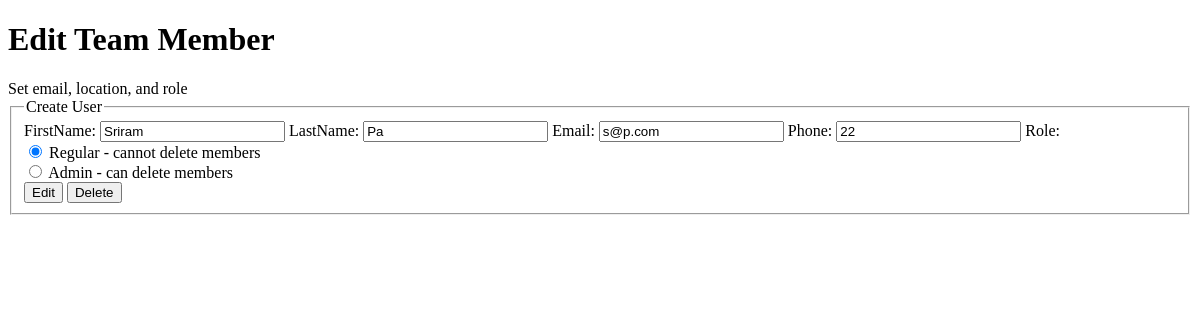
The app's page /editUser/s@p.com/, older data.
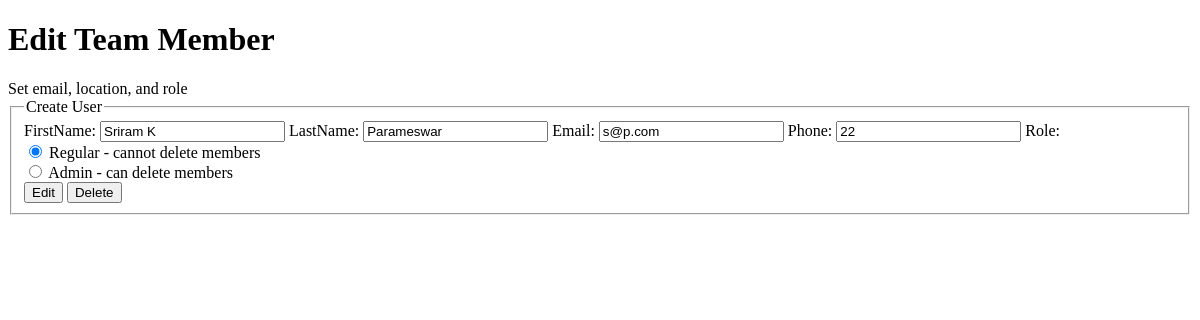
The same page, newer data.
### addMember/models.py (models this page shows)
class Users(models.Model):
    firstName = models.CharField(max_length=50)
    lastName = models.CharField(max_length=50)
    email = models.CharField(max_length=50, primary_key=True)
    phone = models.CharField(max_length=10)
    role = models.CharField(max_length=10)

### editMember/views.py (the view, shortened to what this page needs)
# urls.py: path('editUser/<email>/', EditView.as_view()),
class EditView(View):
    template_name = 'editMember.html'
    def get(self, request, email):
        print(email)
        inputUser = UsersModel.objects.get(email=email)
        user_data = {
            'firstName': inputUser.firstName,
            'lastName':  inputUser.lastName,
            'email':  email,
            'phone':  inputUser.phone,
            'role': inputUser.role
        }
        user_list = []
        form_user = EditUserForm(initial = user_data)
        users = UsersModel.objects.all()[:50]
        for user in users:
            user_list.append(user.email)
        print('HERE!!!')
        return render(request, self.template_name, {
            'title': 'Edit Team Member',
            'user_list': user_list,
            'form_user': form_user
        })

### editMember/forms.py
class EditUserForm(forms.ModelForm):
    CHOICES=[(0,'Regular - cannot delete members'), (1,'Admin - can delete members')]
    role = forms.ChoiceField(choices = CHOICES, widget = forms.RadioSelect)
    class Meta:
        model = EditUsers
        fields = ['firstName', 'lastName', 'email', 'phone', 'role']

### editMember/templates/editMember.html (shortened to what this page needs)
<!DOCTYPE html>
<html lang="en">
  <head>
  </head>
  <body>
    <table>
        <h1>{{title}}</h1>
        <t3>Set email, location, and role</t3>
    </table>
    <form method="POST" action="">
        <fieldset>
            <legend>Create User</legend>
            {{form_user}}
            <button type="submit" name="edit" value="edit" formmethod="post">Edit</button>
            <button type="submit" name="delete" value="delete" formmethod="post">Delete</button>
        </fieldset>
    </form>
  </body>
</html>

Row changes from the older to the newer data that the page shows:
changed Users: firstName "Sriram" → "Sriram K"; lastName "Pa" → "Parameswar"
